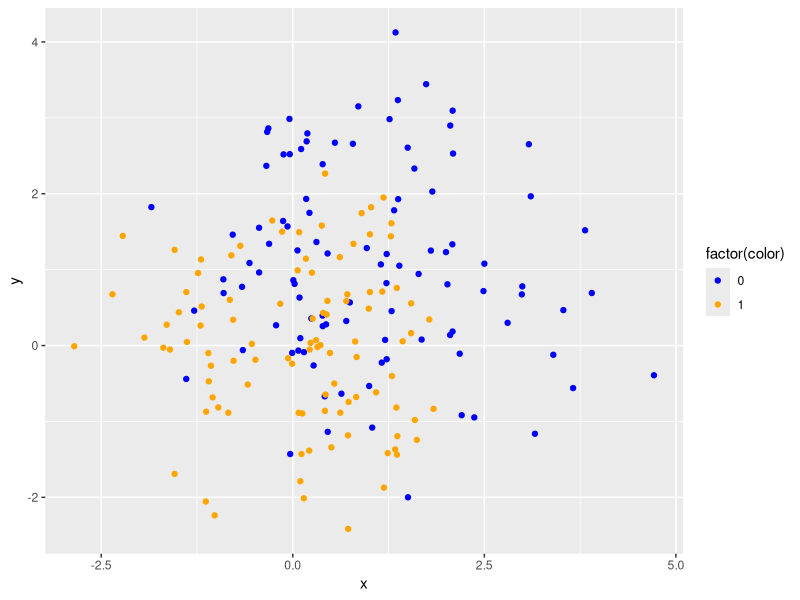
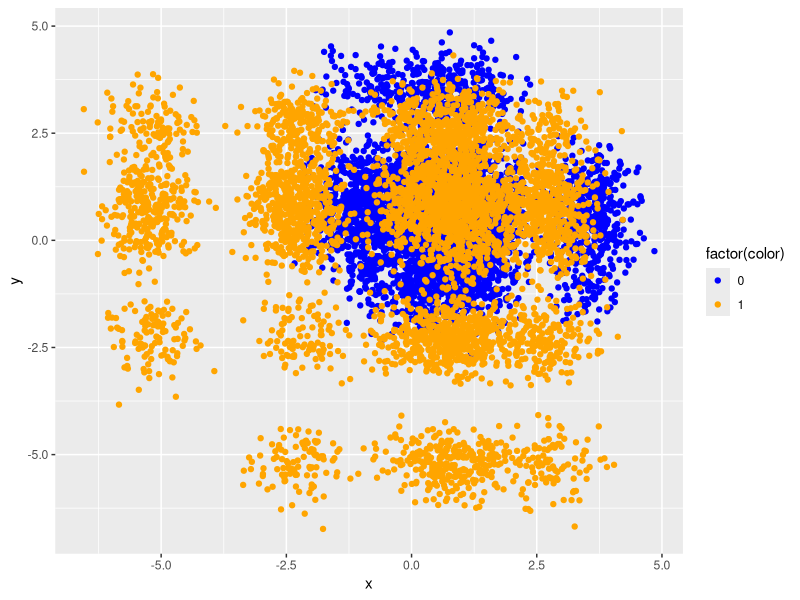

R code for these plots, in order:
## ---- chunk 1
library(tidyverse)
library(mvtnorm)
library(caret)
## ---- chunk 2
orange_centers <- tibble(x = rnorm(10, 0, 1), y = rnorm(10, 1, 1))
blue_centers <- tibble(x = rnorm(10, 1, 1), y = rnorm(10, 0, 1))
## ---- chunk 3
orange_matrix <- matrix(, nrow = 100, ncol = 3)
blue_matrix <- matrix(,nrow = 100, ncol = 3)

for (i in 1:100) {
  rand_blue <- sample(1:10)
  rand_orange <- sample(1:10)
  
  blue_center <- c(blue_centers$x[rand_blue], blue_centers$y[rand_blue])
  orange_center <- c(orange_centers$x[rand_orange], orange_centers$y[rand_orange])
  
  blue_point <- rnorm(2, mean = blue_center, sd = sqrt(1/5))
  orange_point <- rnorm(2, mean = orange_center, sd = sqrt(1/5))
  
  blue_matrix[i, ] <- c(blue_point, 0)
  orange_matrix[i, ] <- c(orange_point, 1)
}

colnames(blue_matrix) <- c("x", "y", "color")
colnames(orange_matrix) <- c("x", "y", "color")

blue <- as_tibble(blue_matrix)
orange <- as_tibble(orange_matrix)

training <- rbind(blue, orange)
## ---- chunk 4
ggplot(data = training) +
  geom_point(mapping = aes(x = x, y = y, color = factor(color))) +
  scale_color_manual(values = c("0" = "blue", "1" = "orange"))
## ---- chunk 5
test_orange_centers <- tibble(x = rnorm(10, 0.1, 1.5), y = rnorm(10, 1.1, 1.5))
test_blue_centers <- tibble(x = rnorm(10, 1.1, 1.5), y = rnorm(10, 0.1, 1.5))
## ---- chunk 6
test_orange_matrix <- matrix(, nrow = 5000, ncol = 3)
test_blue_matrix <- matrix(,nrow = 5000, ncol = 3)

for (i in 1:5000) {
  rand_blue <- sample(1:10)
  rand_orange <- sample(1:10)
  
  blue_center <- c(test_blue_centers$x[rand_blue], test_blue_centers$y[rand_blue])
  orange_center <- c(test_orange_centers$x[rand_orange], test_orange_centers$y[rand_orange])
  
  blue_point <- rnorm(2, mean = blue_center, sd = sqrt(1/5))
  orange_point <- rnorm(2, mean = orange_center, sd = sqrt(1/5))
  
  test_blue_matrix[i, ] <- c(blue_point, 0)
  test_orange_matrix[i, ] <- c(orange_point, 1)
}

colnames(test_blue_matrix) <- c("x", "y", "color")
colnames(test_orange_matrix) <- c("x", "y", "color")

blue <- as_tibble(test_blue_matrix)
orange <- as_tibble(test_orange_matrix)

testing <- rbind(blue, orange)
## ---- chunk 7
ggplot(data = testing) +
  geom_point(mapping = aes(x = x, y = y, color = factor(color))) +
  scale_color_manual(values = c("0" = "blue", "1" = "orange"))
## ---- chunk 8
list_ks = c(1, 2, 3, 5, 10, 20, 50, 100, 150)
training_frame = as.data.frame(training)
testing_frame = as.data.frame(testing)

errors = tibble(k = list_ks, train_error = 0, test_error = 0)

list_ks = c(1, 2, 3, 4, 5, 10, 20, 35, 50, 100, 125, 150)
training_frame = as.data.frame(training)
testing_frame = as.data.frame(testing)

errors = tibble(k = list_ks, train_error = 0, test_error = 0)

for (k in list_ks) {
  knn_model <- train(
    as.factor(color) ~ x + y,
    data = training_frame,
    method = "knn",
    tuneGrid = expand.grid(k = k)
  )
  
  knn_test <- predict(knn_model, newdata = testing_frame)
  knn_test_n <- as.numeric(knn_test)
  
  errors$train_error[errors$k == k] <- 1 - knn_model$results$Accuracy
  errors$test_error[errors$k == k] <- 1 - sum(knn_test_n == testing_frame$color) / 10000
}
